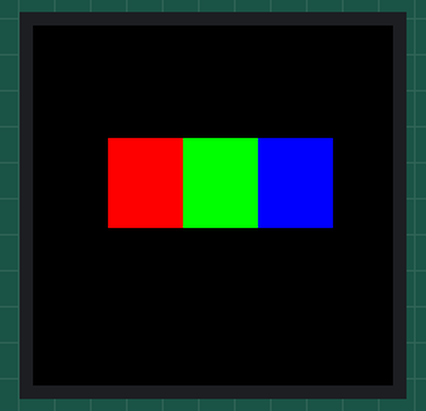
The program below on a simulated Raspberry Pi Pico running MicroPython. Parts: 240×240 colour display. Library files of the repository ran but are not shown: gc9a01.py. At 0.6 s the program stops and its outputs stay as they are.

Above: at 0.6 s.

The program:

01-draw-rects.py
```python
# 01-draw-rect.py on the gc9a01 display
import random
from machine import Pin, SPI
import gc9a01 as gc9a01

# hardware config
SCL_PIN = 2
SDA_PIN = 3
DC_PIN = 4
CS_PIN = 5
RST_PIN = 6
spi = SPI(0, baudrate=60000000, sck=Pin(SCL_PIN), mosi=Pin(SDA_PIN))

# initialize the display
tft = gc9a01.GC9A01(
    spi,
    dc=Pin(DC_PIN, Pin.OUT),
    cs=Pin(CS_PIN, Pin.OUT),
    reset=Pin(RST_PIN, Pin.OUT),
    rotation=0)

tft.fill(gc9a01.BLACK)

# x, y, width, height
# red
tft.fill_rect(50,  75, 50, 60, gc9a01.color565(255,0,0))
# green
tft.fill_rect(100, 75, 50, 60, gc9a01.color565(0,255,0))
# blue
tft.fill_rect(150, 75, 50, 60, gc9a01.color565(0,0,255))
```
